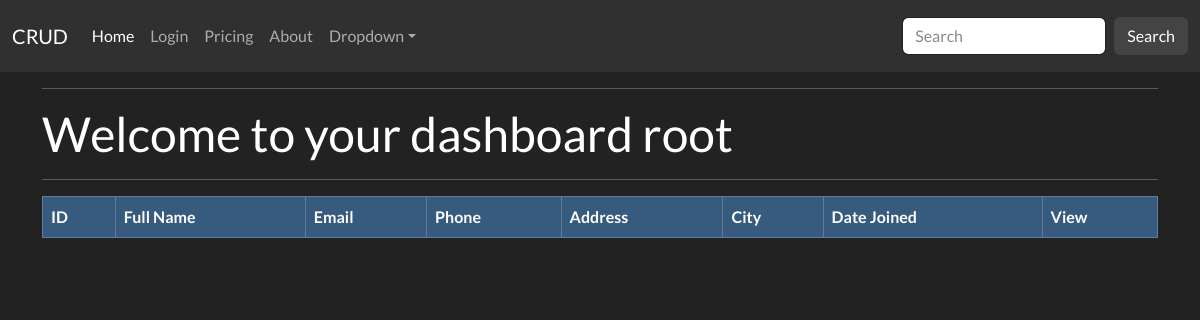
Page /dashboard (signed in) on the earlier database version.
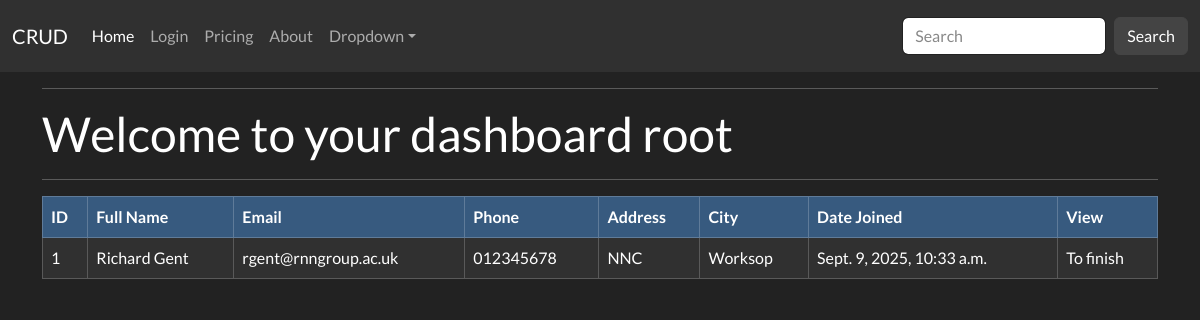
Same page on the later database version.
### website/models.py (models this page shows, shortened)
class Record(models.Model):
    first_name = models.CharField(max_length=50)
    last_name = models.CharField(max_length=100)
    email = models.CharField(max_length=255)
    phone = models.CharField(max_length=10)
    address = models.CharField(max_length=200)
    city = models.CharField(max_length=200)
    creation_data = models.DateTimeField(auto_now_add=True)

### website/views.py (the view)
# urls.py: path('dashboard', views.dashboard, name="dashboard"),
@login_required(login_url="login")
def dashboard(request):
    my_records = Record.objects.all()
    context = {'Records':my_records}
    return render(request, 'pages/dashboard.html', context=context)

### website/templates/pages/dashboard.html
{% extends 'pages/base.html' %}
{% block content %}
<hr>
<h1>Welcome to your dashboard {{user}}</h1>
<hr>
<table class="table table-dark table-hover table-bordered">
    <thead class="table-primary">
        <tr>
            <th scope="col">ID</th>
            <th scope="col">Full Name</th>
            <th scope="col">Email</th>
            <th scope="col">Phone</th>
            <th scope="col">Address</th>
            <th scope="col">City</th>
            <th scope="col">Date Joined</th>
            <th scope="col">View</th>
        </tr>
    </thead>
    <tbody>
        {% if Records %}
            {% for Record in Records %}
                <tr>
                    <td>{{Record.id}}</td>
                    <td>{{Record.first_name}} {{Record.last_name}}</td>
                    <td>{{Record.email}}</td>
                    <td>{{Record.phone}}</td>
                    <td>{{Record.address}}</td>
                    <td>{{Record.city}}</td>
                    <td>{{Record.creation_data}}</td>
                    <td>To finish</td>
                </tr>
            {% endfor %}
        {% endif %}
    </tbody>
</table>
{% endblock %}

### website/templates/pages/base.html (shortened to what this page needs)
{% load static %}
<!DOCTYPE html>
<html lang="en">
<head>
    <link rel="stylesheet" href="{% static 'css/style.css' %}">
    <link rel="stylesheet" href="{% static 'css/bootstrap.css' %}">
    <link rel="stylesheet" href="{% static 'css/darklytheme.css' %}">
</head>
<body>
    {% include 'components/navbar.html' %}
    <div class="container">
    {% block content %}
    {% endblock %}
    </div>
</body>
</html>

### website/templates/components/navbar.html (shortened to what this page needs)
{% block content %}
<nav class="navbar navbar-expand-lg bg-dark" data-bs-theme="dark">
  <div class="container-fluid">
    <a class="navbar-brand" href="{% url '' %}">CRUD</a>
    <div class="collapse navbar-collapse" id="navbarColor02">
      <ul class="navbar-nav me-auto">
        <li class="nav-item">
          <a class="nav-link active" href="#">Home
          </a>
        </li>
        <li class="nav-item">
          <a class="nav-link" href="{%url 'login'%}">Login</a>
        </li>
        <li class="nav-item">
          <a class="nav-link" href="#">Pricing</a>
        </li>
        <li class="nav-item">
          <a class="nav-link" href="#">About</a>
        </li>
        <li class="nav-item dropdown">
          <a class="nav-link dropdown-toggle" data-bs-toggle="dropdown" href="#" role="button" aria-haspopup="true" aria-expanded="false">Dropdown</a>
        </li>
      </ul>
      <form class="d-flex">
        <input class="form-control me-sm-2" type="search" placeholder="Search">
        <button class="btn btn-secondary my-2 my-sm-0" type="submit">Search</button>
      </form>
    </div>
  </div>
</nav>
{% endblock %}

### static/css/style.css (style rules this page uses)
body { background-color: red; }

Differences in the rows shown:
added Record: id "1", first_name "Richard", last_name "Gent", email "rgent@rnngroup.ac.uk", phone "012345678", address "NNC", city "Worksop", creation_data "Sept. 9, 2025, 10:33 a.m."
